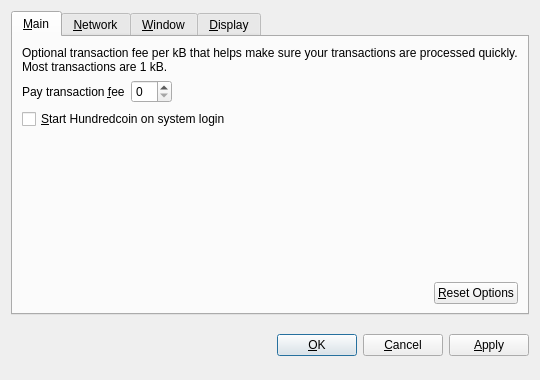
<?xml version="1.0" encoding="UTF-8"?>
<ui version="4.0">
 <class>OptionsDialog</class>
 <widget class="QDialog" name="OptionsDialog">
  <property name="geometry">
   <rect>
    <x>0</x>
    <y>0</y>
    <width>540</width>
    <height>380</height>
   </rect>
  </property>
  <property name="windowTitle">
   <string>Options</string>
  </property>
  <property name="modal">
   <bool>true</bool>
  </property>
  <layout class="QVBoxLayout" name="verticalLayout">
   <item>
    <widget class="QTabWidget" name="tabWidget">
     <property name="tabPosition">
      <enum>QTabWidget::North</enum>
     </property>
     <property name="currentIndex">
      <number>0</number>
     </property>
     <widget class="QWidget" name="tabMain">
      <attribute name="title">
       <string>&amp;Main</string>
      </attribute>
      <layout class="QVBoxLayout" name="verticalLayout_Main">
       <item>
        <widget class="QLabel" name="transactionFeeInfoLabel">
         <property name="text">
          <string>Optional transaction fee per kB that helps make sure your transactions are processed quickly. Most transactions are 1 kB.</string>
         </property>
         <property name="textFormat">
          <enum>Qt::PlainText</enum>
         </property>
         <property name="wordWrap">
          <bool>true</bool>
         </property>
        </widget>
       </item>
       <item>
        <layout class="QHBoxLayout" name="horizontalLayout_1_Main">
         <item>
          <widget class="QLabel" name="transactionFeeLabel">
           <property name="text">
            <string>Pay transaction &amp;fee</string>
           </property>
           <property name="textFormat">
            <enum>Qt::PlainText</enum>
           </property>
           <property name="buddy">
            <cstring>transactionFee</cstring>
           </property>
          </widget>
         </item>
         <item>
          <widget class="BitcoinAmountField" name="transactionFee"/>
         </item>
         <item>
          <spacer name="horizontalSpacer_1_Main">
           <property name="orientation">
            <enum>Qt::Horizontal</enum>
           </property>
           <property name="sizeHint" stdset="0">
            <size>
             <width>40</width>
             <height>20</height>
            </size>
           </property>
          </spacer>
         </item>
        </layout>
       </item>
       <item>
        <widget class="QCheckBox" name="bitcoinAtStartup">
         <property name="toolTip">
          <string>Automatically start Hundredcoin after logging in to the system.</string>
         </property>
         <property name="text">
          <string>&amp;Start Hundredcoin on system login</string>
         </property>
        </widget>
       </item>
       <item>
        <spacer name="verticalSpacer_Main">
         <property name="orientation">
          <enum>Qt::Vertical</enum>
         </property>
         <property name="sizeHint" stdset="0">
          <size>
           <width>20</width>
           <height>40</height>
          </size>
         </property>
        </spacer>
       </item>
       <item>
        <layout class="QHBoxLayout" name="horizontalLayout_2_Main">
         <item>
          <spacer name="horizontalSpacer_2_Main">
           <property name="orientation">
            <enum>Qt::Horizontal</enum>
           </property>
           <property name="sizeHint" stdset="0">
            <size>
             <width>40</width>
             <height>20</height>
            </size>
           </property>
          </spacer>
         </item>
         <item>
          <widget class="QPushButton" name="resetButton">
           <property name="toolTip">
            <string>Reset all client options to default.</string>
           </property>
           <property name="text">
            <string>&amp;Reset Options</string>
           </property>
           <property name="autoDefault">
            <bool>false</bool>
           </property>
          </widget>
         </item>
        </layout>
       </item>
      </layout>
     </widget>
     <widget class="QWidget" name="tabNetwork">
      <attribute name="title">
       <string>&amp;Network</string>
      </attribute>
      <layout class="QVBoxLayout" name="verticalLayout_Network">
       <item>
        <widget class="QCheckBox" name="mapPortUpnp">
         <property name="toolTip">
          <string>Automatically open the Hundredcoin client port on the router. This only works when your router supports UPnP and it is enabled.</string>
         </property>
         <property name="text">
          <string>Map port using &amp;UPnP</string>
         </property>
        </widget>
       </item>
       <item>
        <widget class="QCheckBox" name="connectSocks">
         <property name="toolTip">
          <string>Connect to the Hundredcoin network through a SOCKS proxy (e.g. when connecting through Tor).</string>
         </property>
         <property name="text">
          <string>&amp;Connect through SOCKS proxy:</string>
         </property>
        </widget>
       </item>
       <item>
        <layout class="QHBoxLayout" name="horizontalLayout_Network">
         <item>
          <widget class="QLabel" name="proxyIpLabel">
           <property name="text">
            <string>Proxy &amp;IP:</string>
           </property>
           <property name="textFormat">
            <enum>Qt::PlainText</enum>
           </property>
           <property name="buddy">
            <cstring>proxyIp</cstring>
           </property>
          </widget>
         </item>
         <item>
          <widget class="QValidatedLineEdit" name="proxyIp">
           <property name="maximumSize">
            <size>
             <width>140</width>
             <height>16777215</height>
            </size>
           </property>
           <property name="toolTip">
            <string>IP address of the proxy (e.g. 127.0.0.1)</string>
           </property>
          </widget>
         </item>
         <item>
          <widget class="QLabel" name="proxyPortLabel">
           <property name="text">
            <string>&amp;Port:</string>
           </property>
           <property name="textFormat">
            <enum>Qt::PlainText</enum>
           </property>
           <property name="buddy">
            <cstring>proxyPort</cstring>
           </property>
          </widget>
         </item>
         <item>
          <widget class="QLineEdit" name="proxyPort">
           <property name="maximumSize">
            <size>
             <width>55</width>
             <height>16777215</height>
            </size>
           </property>
           <property name="toolTip">
            <string>Port of the proxy (e.g. 9050)</string>
           </property>
          </widget>
         </item>
         <item>
          <widget class="QLabel" name="socksVersionLabel">
           <property name="text">
            <string>SOCKS &amp;Version:</string>
           </property>
           <property name="textFormat">
            <enum>Qt::PlainText</enum>
           </property>
           <property name="buddy">
            <cstring>socksVersion</cstring>
           </property>
          </widget>
         </item>
         <item>
          <widget class="QValueComboBox" name="socksVersion">
           <property name="toolTip">
            <string>SOCKS version of the proxy (e.g. 5)</string>
           </property>
          </widget>
         </item>
         <item>
          <spacer name="horizontalSpacer_Network">
           <property name="orientation">
            <enum>Qt::Horizontal</enum>
           </property>
           <property name="sizeHint" stdset="0">
            <size>
             <width>40</width>
             <height>20</height>
            </size>
           </property>
          </spacer>
         </item>
        </layout>
       </item>
       <item>
        <spacer name="verticalSpacer_Network">
         <property name="orientation">
          <enum>Qt::Vertical</enum>
         </property>
         <property name="sizeHint" stdset="0">
          <size>
           <width>20</width>
           <height>40</height>
          </size>
         </property>
        </spacer>
       </item>
      </layout>
     </widget>
     <widget class="QWidget" name="tabWindow">
      <attribute name="title">
       <string>&amp;Window</string>
      </attribute>
      <layout class="QVBoxLayout" name="verticalLayout_Window">
       <item>
        <widget class="QCheckBox" name="minimizeToTray">
         <property name="toolTip">
          <string>Show only a tray icon after minimizing the window.</string>
         </property>
         <property name="text">
          <string>&amp;Minimize to the tray instead of the taskbar</string>
         </property>
        </widget>
       </item>
       <item>
        <widget class="QCheckBox" name="minimizeOnClose">
         <property name="toolTip">
          <string>Minimize instead of exit the application when the window is closed. When this option is enabled, the application will be closed only after selecting Quit in the menu.</string>
         </property>
         <property name="text">
          <string>M&amp;inimize on close</string>
         </property>
        </widget>
       </item>
       <item>
        <spacer name="verticalSpacer_Window">
         <property name="orientation">
          <enum>Qt::Vertical</enum>
         </property>
         <property name="sizeHint" stdset="0">
          <size>
           <width>20</width>
           <height>40</height>
          </size>
         </property>
        </spacer>
       </item>
      </layout>
     </widget>
     <widget class="QWidget" name="tabDisplay">
      <attribute name="title">
       <string>&amp;Display</string>
      </attribute>
      <layout class="QVBoxLayout" name="verticalLayout_Display">
       <item>
        <layout class="QHBoxLayout" name="horizontalLayout_1_Display">
         <item>
          <widget class="QLabel" name="langLabel">
           <property name="text">
            <string>User Interface &amp;language:</string>
           </property>
           <property name="textFormat">
            <enum>Qt::PlainText</enum>
           </property>
           <property name="buddy">
            <cstring>lang</cstring>
           </property>
          </widget>
         </item>
         <item>
          <widget class="QValueComboBox" name="lang">
           <property name="toolTip">
            <string>The user interface language can be set here. This setting will take effect after restarting Hundredcoin.</string>
           </property>
          </widget>
         </item>
        </layout>
       </item>
       <item>
        <layout class="QHBoxLayout" name="horizontalLayout_2_Display">
         <item>
          <widget class="QLabel" name="unitLabel">
           <property name="text">
            <string>&amp;Unit to show amounts in:</string>
           </property>
           <property name="textFormat">
            <enum>Qt::PlainText</enum>
           </property>
           <property name="buddy">
            <cstring>unit</cstring>
           </property>
          </widget>
         </item>
         <item>
          <widget class="QValueComboBox" name="unit">
           <property name="toolTip">
            <string>Choose the default subdivision unit to show in the interface and when sending coins.</string>
           </property>
          </widget>
         </item>
        </layout>
       </item>
       <item>
        <widget class="QCheckBox" name="displayAddresses">
         <property name="toolTip">
          <string>Whether to show Hundredcoin addresses in the transaction list or not.</string>
         </property>
         <property name="text">
          <string>&amp;Display addresses in transaction list</string>
         </property>
        </widget>
       </item>
       <item>
        <spacer name="verticalSpacer_Display">
         <property name="orientation">
          <enum>Qt::Vertical</enum>
         </property>
         <property name="sizeHint" stdset="0">
          <size>
           <width>20</width>
           <height>40</height>
          </size>
         </property>
        </spacer>
       </item>
      </layout>
     </widget>
    </widget>
   </item>
   <item>
    <layout class="QHBoxLayout" name="horizontalLayout_Buttons">
     <item>
      <spacer name="horizontalSpacer_1">
       <property name="orientation">
        <enum>Qt::Horizontal</enum>
       </property>
       <property name="sizeHint" stdset="0">
        <size>
         <width>40</width>
         <height>48</height>
        </size>
       </property>
      </spacer>
     </item>
     <item>
      <widget class="QLabel" name="statusLabel">
       <property name="font">
        <font>
         <weight>75</weight>
         <bold>true</bold>
        </font>
       </property>
       <property name="text">
        <string/>
       </property>
       <property name="textFormat">
        <enum>Qt::PlainText</enum>
       </property>
       <property name="wordWrap">
        <bool>true</bool>
       </property>
      </widget>
     </item>
     <item>
      <spacer name="horizontalSpacer_2">
       <property name="orientation">
        <enum>Qt::Horizontal</enum>
       </property>
       <property name="sizeHint" stdset="0">
        <size>
         <width>40</width>
         <height>48</height>
        </size>
       </property>
      </spacer>
     </item>
     <item>
      <widget class="QPushButton" name="okButton">
       <property name="text">
        <string>&amp;OK</string>
       </property>
      </widget>
     </item>
     <item>
      <widget class="QPushButton" name="cancelButton">
       <property name="text">
        <string>&amp;Cancel</string>
       </property>
       <property name="autoDefault">
        <bool>false</bool>
       </property>
      </widget>
     </item>
     <item>
      <widget class="QPushButton" name="applyButton">
       <property name="text">
        <string>&amp;Apply</string>
       </property>
       <property name="autoDefault">
        <bool>false</bool>
       </property>
      </widget>
     </item>
    </layout>
   </item>
  </layout>
 </widget>
 <customwidgets>
  <customwidget>
   <class>BitcoinAmountField</class>
   <extends>QSpinBox</extends>
   <header>bitcoinamountfield.h</header>
  </customwidget>
  <customwidget>
   <class>QValueComboBox</class>
   <extends>QComboBox</extends>
   <header>qvaluecombobox.h</header>
  </customwidget>
  <customwidget>
   <class>QValidatedLineEdit</class>
   <extends>QLineEdit</extends>
   <header>qvalidatedlineedit.h</header>
  </customwidget>
 </customwidgets>
 <resources/>
 <connections/>
</ui>
